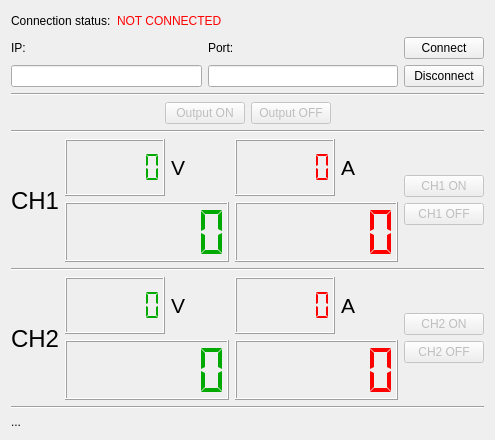
<?xml version="1.0" encoding="UTF-8"?>
<ui version="4.0">
 <class>LVpsuWidget</class>
 <widget class="QWidget" name="LVpsuWidget">
  <property name="geometry">
   <rect>
    <x>0</x>
    <y>0</y>
    <width>495</width>
    <height>440</height>
   </rect>
  </property>
  <property name="windowTitle">
   <string>Form</string>
  </property>
  <layout class="QVBoxLayout" name="verticalLayout_8">
   <item>
    <layout class="QHBoxLayout" name="horizontalLayout_2">
     <item>
      <widget class="QLabel" name="connectionStatusLabel">
       <property name="text">
        <string>Connection status:</string>
       </property>
      </widget>
     </item>
     <item>
      <widget class="QLabel" name="connectionStatus">
       <property name="palette">
        <palette>
         <active>
          <colorrole role="WindowText">
           <brush brushstyle="SolidPattern">
            <color alpha="255">
             <red>255</red>
             <green>0</green>
             <blue>0</blue>
            </color>
           </brush>
          </colorrole>
         </active>
         <inactive>
          <colorrole role="WindowText">
           <brush brushstyle="SolidPattern">
            <color alpha="255">
             <red>255</red>
             <green>0</green>
             <blue>0</blue>
            </color>
           </brush>
          </colorrole>
         </inactive>
         <disabled>
          <colorrole role="WindowText">
           <brush brushstyle="SolidPattern">
            <color alpha="255">
             <red>159</red>
             <green>158</green>
             <blue>158</blue>
            </color>
           </brush>
          </colorrole>
         </disabled>
        </palette>
       </property>
       <property name="text">
        <string>NOT CONNECTED</string>
       </property>
      </widget>
     </item>
     <item>
      <spacer name="horizontalSpacer">
       <property name="orientation">
        <enum>Qt::Horizontal</enum>
       </property>
       <property name="sizeHint" stdset="0">
        <size>
         <width>40</width>
         <height>20</height>
        </size>
       </property>
      </spacer>
     </item>
    </layout>
   </item>
   <item>
    <layout class="QHBoxLayout" name="horizontalLayout">
     <item>
      <layout class="QVBoxLayout" name="verticalLayout">
       <item>
        <widget class="QLabel" name="connectionIPLabel">
         <property name="text">
          <string>IP:</string>
         </property>
        </widget>
       </item>
       <item>
        <widget class="QLineEdit" name="connectionIP"/>
       </item>
      </layout>
     </item>
     <item>
      <layout class="QVBoxLayout" name="verticalLayout_2">
       <item>
        <widget class="QLabel" name="connectionPortLabel">
         <property name="text">
          <string>Port:</string>
         </property>
        </widget>
       </item>
       <item>
        <widget class="QLineEdit" name="connectionPort"/>
       </item>
      </layout>
     </item>
     <item>
      <layout class="QVBoxLayout" name="verticalLayout_3">
       <item>
        <widget class="QPushButton" name="connect">
         <property name="text">
          <string>Connect</string>
         </property>
        </widget>
       </item>
       <item>
        <widget class="QPushButton" name="disconnect">
         <property name="enabled">
          <bool>true</bool>
         </property>
         <property name="text">
          <string>Disconnect</string>
         </property>
         <property name="checkable">
          <bool>false</bool>
         </property>
        </widget>
       </item>
      </layout>
     </item>
    </layout>
   </item>
   <item>
    <widget class="Line" name="line">
     <property name="orientation">
      <enum>Qt::Horizontal</enum>
     </property>
    </widget>
   </item>
   <item>
    <layout class="QHBoxLayout" name="horizontalLayout_9">
     <property name="bottomMargin">
      <number>0</number>
     </property>
     <item>
      <spacer name="horizontalSpacer_6">
       <property name="orientation">
        <enum>Qt::Horizontal</enum>
       </property>
       <property name="sizeHint" stdset="0">
        <size>
         <width>40</width>
         <height>20</height>
        </size>
       </property>
      </spacer>
     </item>
     <item>
      <widget class="QPushButton" name="outputON">
       <property name="enabled">
        <bool>false</bool>
       </property>
       <property name="text">
        <string>Output ON</string>
       </property>
      </widget>
     </item>
     <item>
      <widget class="QPushButton" name="outputOFF">
       <property name="enabled">
        <bool>false</bool>
       </property>
       <property name="text">
        <string>Output OFF</string>
       </property>
      </widget>
     </item>
     <item>
      <spacer name="horizontalSpacer_7">
       <property name="orientation">
        <enum>Qt::Horizontal</enum>
       </property>
       <property name="sizeHint" stdset="0">
        <size>
         <width>40</width>
         <height>20</height>
        </size>
       </property>
      </spacer>
     </item>
    </layout>
   </item>
   <item>
    <widget class="Line" name="line_2">
     <property name="orientation">
      <enum>Qt::Horizontal</enum>
     </property>
    </widget>
   </item>
   <item>
    <layout class="QHBoxLayout" name="horizontalLayout_5">
     <item>
      <widget class="QLabel" name="label_5">
       <property name="font">
        <font>
         <pointsize>18</pointsize>
         <italic>false</italic>
        </font>
       </property>
       <property name="text">
        <string>CH1</string>
       </property>
      </widget>
     </item>
     <item>
      <layout class="QVBoxLayout" name="verticalLayout_4">
       <item>
        <layout class="QHBoxLayout" name="horizontalLayout_3">
         <item>
          <widget class="QLCDNumber" name="CH1volatgeSet">
           <property name="minimumSize">
            <size>
             <width>100</width>
             <height>40</height>
            </size>
           </property>
           <property name="palette">
            <palette>
             <active>
              <colorrole role="WindowText">
               <brush brushstyle="SolidPattern">
                <color alpha="255">
                 <red>0</red>
                 <green>170</green>
                 <blue>0</blue>
                </color>
               </brush>
              </colorrole>
             </active>
             <inactive>
              <colorrole role="WindowText">
               <brush brushstyle="SolidPattern">
                <color alpha="255">
                 <red>0</red>
                 <green>170</green>
                 <blue>0</blue>
                </color>
               </brush>
              </colorrole>
             </inactive>
             <disabled>
              <colorrole role="WindowText">
               <brush brushstyle="SolidPattern">
                <color alpha="255">
                 <red>159</red>
                 <green>158</green>
                 <blue>158</blue>
                </color>
               </brush>
              </colorrole>
             </disabled>
            </palette>
           </property>
           <property name="digitCount">
            <number>6</number>
           </property>
           <property name="segmentStyle">
            <enum>QLCDNumber::Flat</enum>
           </property>
          </widget>
         </item>
         <item>
          <widget class="QLabel" name="label">
           <property name="font">
            <font>
             <pointsize>16</pointsize>
             <weight>50</weight>
             <italic>false</italic>
             <bold>false</bold>
            </font>
           </property>
           <property name="text">
            <string>V</string>
           </property>
          </widget>
         </item>
         <item>
          <spacer name="horizontalSpacer_2">
           <property name="orientation">
            <enum>Qt::Horizontal</enum>
           </property>
           <property name="sizeHint" stdset="0">
            <size>
             <width>40</width>
             <height>20</height>
            </size>
           </property>
          </spacer>
         </item>
        </layout>
       </item>
       <item>
        <widget class="QLCDNumber" name="CH1voltage">
         <property name="minimumSize">
          <size>
           <width>160</width>
           <height>60</height>
          </size>
         </property>
         <property name="palette">
          <palette>
           <active>
            <colorrole role="WindowText">
             <brush brushstyle="SolidPattern">
              <color alpha="255">
               <red>0</red>
               <green>170</green>
               <blue>0</blue>
              </color>
             </brush>
            </colorrole>
           </active>
           <inactive>
            <colorrole role="WindowText">
             <brush brushstyle="SolidPattern">
              <color alpha="255">
               <red>0</red>
               <green>170</green>
               <blue>0</blue>
              </color>
             </brush>
            </colorrole>
           </inactive>
           <disabled>
            <colorrole role="WindowText">
             <brush brushstyle="SolidPattern">
              <color alpha="255">
               <red>159</red>
               <green>158</green>
               <blue>158</blue>
              </color>
             </brush>
            </colorrole>
           </disabled>
          </palette>
         </property>
         <property name="digitCount">
          <number>6</number>
         </property>
         <property name="segmentStyle">
          <enum>QLCDNumber::Flat</enum>
         </property>
        </widget>
       </item>
      </layout>
     </item>
     <item>
      <layout class="QVBoxLayout" name="verticalLayout_5">
       <item>
        <layout class="QHBoxLayout" name="horizontalLayout_4">
         <item>
          <widget class="QLCDNumber" name="CH1currentSet">
           <property name="minimumSize">
            <size>
             <width>100</width>
             <height>40</height>
            </size>
           </property>
           <property name="palette">
            <palette>
             <active>
              <colorrole role="WindowText">
               <brush brushstyle="SolidPattern">
                <color alpha="255">
                 <red>255</red>
                 <green>0</green>
                 <blue>0</blue>
                </color>
               </brush>
              </colorrole>
             </active>
             <inactive>
              <colorrole role="WindowText">
               <brush brushstyle="SolidPattern">
                <color alpha="255">
                 <red>255</red>
                 <green>0</green>
                 <blue>0</blue>
                </color>
               </brush>
              </colorrole>
             </inactive>
             <disabled>
              <colorrole role="WindowText">
               <brush brushstyle="SolidPattern">
                <color alpha="255">
                 <red>159</red>
                 <green>158</green>
                 <blue>158</blue>
                </color>
               </brush>
              </colorrole>
             </disabled>
            </palette>
           </property>
           <property name="digitCount">
            <number>6</number>
           </property>
           <property name="segmentStyle">
            <enum>QLCDNumber::Flat</enum>
           </property>
          </widget>
         </item>
         <item>
          <widget class="QLabel" name="label_2">
           <property name="font">
            <font>
             <pointsize>16</pointsize>
            </font>
           </property>
           <property name="text">
            <string>A</string>
           </property>
          </widget>
         </item>
         <item>
          <spacer name="horizontalSpacer_3">
           <property name="orientation">
            <enum>Qt::Horizontal</enum>
           </property>
           <property name="sizeHint" stdset="0">
            <size>
             <width>40</width>
             <height>20</height>
            </size>
           </property>
          </spacer>
         </item>
        </layout>
       </item>
       <item>
        <widget class="QLCDNumber" name="CH1current">
         <property name="minimumSize">
          <size>
           <width>160</width>
           <height>60</height>
          </size>
         </property>
         <property name="palette">
          <palette>
           <active>
            <colorrole role="WindowText">
             <brush brushstyle="SolidPattern">
              <color alpha="255">
               <red>255</red>
               <green>0</green>
               <blue>0</blue>
              </color>
             </brush>
            </colorrole>
           </active>
           <inactive>
            <colorrole role="WindowText">
             <brush brushstyle="SolidPattern">
              <color alpha="255">
               <red>255</red>
               <green>0</green>
               <blue>0</blue>
              </color>
             </brush>
            </colorrole>
           </inactive>
           <disabled>
            <colorrole role="WindowText">
             <brush brushstyle="SolidPattern">
              <color alpha="255">
               <red>159</red>
               <green>158</green>
               <blue>158</blue>
              </color>
             </brush>
            </colorrole>
           </disabled>
          </palette>
         </property>
         <property name="digitCount">
          <number>6</number>
         </property>
         <property name="segmentStyle">
          <enum>QLCDNumber::Flat</enum>
         </property>
        </widget>
       </item>
      </layout>
     </item>
     <item>
      <layout class="QVBoxLayout" name="verticalLayout_9">
       <property name="rightMargin">
        <number>0</number>
       </property>
       <item>
        <spacer name="verticalSpacer_2">
         <property name="orientation">
          <enum>Qt::Vertical</enum>
         </property>
         <property name="sizeHint" stdset="0">
          <size>
           <width>20</width>
           <height>40</height>
          </size>
         </property>
        </spacer>
       </item>
       <item>
        <widget class="QPushButton" name="CH1on">
         <property name="enabled">
          <bool>false</bool>
         </property>
         <property name="text">
          <string>CH1 ON</string>
         </property>
        </widget>
       </item>
       <item>
        <widget class="QPushButton" name="CH1off">
         <property name="enabled">
          <bool>false</bool>
         </property>
         <property name="text">
          <string>CH1 OFF</string>
         </property>
        </widget>
       </item>
       <item>
        <spacer name="verticalSpacer">
         <property name="orientation">
          <enum>Qt::Vertical</enum>
         </property>
         <property name="sizeHint" stdset="0">
          <size>
           <width>20</width>
           <height>40</height>
          </size>
         </property>
        </spacer>
       </item>
      </layout>
     </item>
    </layout>
   </item>
   <item>
    <widget class="Line" name="line_3">
     <property name="orientation">
      <enum>Qt::Horizontal</enum>
     </property>
    </widget>
   </item>
   <item>
    <layout class="QHBoxLayout" name="horizontalLayout_6">
     <item>
      <widget class="QLabel" name="label_6">
       <property name="font">
        <font>
         <pointsize>18</pointsize>
        </font>
       </property>
       <property name="text">
        <string>CH2</string>
       </property>
      </widget>
     </item>
     <item>
      <layout class="QVBoxLayout" name="verticalLayout_6">
       <item>
        <layout class="QHBoxLayout" name="horizontalLayout_7">
         <item>
          <widget class="QLCDNumber" name="CH2voltageSet">
           <property name="minimumSize">
            <size>
             <width>100</width>
             <height>40</height>
            </size>
           </property>
           <property name="palette">
            <palette>
             <active>
              <colorrole role="WindowText">
               <brush brushstyle="SolidPattern">
                <color alpha="255">
                 <red>0</red>
                 <green>170</green>
                 <blue>0</blue>
                </color>
               </brush>
              </colorrole>
             </active>
             <inactive>
              <colorrole role="WindowText">
               <brush brushstyle="SolidPattern">
                <color alpha="255">
                 <red>0</red>
                 <green>170</green>
                 <blue>0</blue>
                </color>
               </brush>
              </colorrole>
             </inactive>
             <disabled>
              <colorrole role="WindowText">
               <brush brushstyle="SolidPattern">
                <color alpha="255">
                 <red>159</red>
                 <green>158</green>
                 <blue>158</blue>
                </color>
               </brush>
              </colorrole>
             </disabled>
            </palette>
           </property>
           <property name="digitCount">
            <number>6</number>
           </property>
           <property name="segmentStyle">
            <enum>QLCDNumber::Flat</enum>
           </property>
          </widget>
         </item>
         <item>
          <widget class="QLabel" name="label_3">
           <property name="font">
            <font>
             <pointsize>16</pointsize>
            </font>
           </property>
           <property name="text">
            <string>V</string>
           </property>
          </widget>
         </item>
         <item>
          <spacer name="horizontalSpacer_4">
           <property name="orientation">
            <enum>Qt::Horizontal</enum>
           </property>
           <property name="sizeHint" stdset="0">
            <size>
             <width>40</width>
             <height>20</height>
            </size>
           </property>
          </spacer>
         </item>
        </layout>
       </item>
       <item>
        <widget class="QLCDNumber" name="CH2voltage">
         <property name="minimumSize">
          <size>
           <width>160</width>
           <height>60</height>
          </size>
         </property>
         <property name="palette">
          <palette>
           <active>
            <colorrole role="WindowText">
             <brush brushstyle="SolidPattern">
              <color alpha="255">
               <red>0</red>
               <green>170</green>
               <blue>0</blue>
              </color>
             </brush>
            </colorrole>
           </active>
           <inactive>
            <colorrole role="WindowText">
             <brush brushstyle="SolidPattern">
              <color alpha="255">
               <red>0</red>
               <green>170</green>
               <blue>0</blue>
              </color>
             </brush>
            </colorrole>
           </inactive>
           <disabled>
            <colorrole role="WindowText">
             <brush brushstyle="SolidPattern">
              <color alpha="255">
               <red>159</red>
               <green>158</green>
               <blue>158</blue>
              </color>
             </brush>
            </colorrole>
           </disabled>
          </palette>
         </property>
         <property name="digitCount">
          <number>6</number>
         </property>
         <property name="segmentStyle">
          <enum>QLCDNumber::Flat</enum>
         </property>
        </widget>
       </item>
      </layout>
     </item>
     <item>
      <layout class="QVBoxLayout" name="verticalLayout_7">
       <item>
        <layout class="QHBoxLayout" name="horizontalLayout_8">
         <item>
          <widget class="QLCDNumber" name="CH2currentSet">
           <property name="minimumSize">
            <size>
             <width>100</width>
             <height>40</height>
            </size>
           </property>
           <property name="palette">
            <palette>
             <active>
              <colorrole role="WindowText">
               <brush brushstyle="SolidPattern">
                <color alpha="255">
                 <red>255</red>
                 <green>0</green>
                 <blue>0</blue>
                </color>
               </brush>
              </colorrole>
             </active>
             <inactive>
              <colorrole role="WindowText">
               <brush brushstyle="SolidPattern">
                <color alpha="255">
                 <red>255</red>
                 <green>0</green>
                 <blue>0</blue>
                </color>
               </brush>
              </colorrole>
             </inactive>
             <disabled>
              <colorrole role="WindowText">
               <brush brushstyle="SolidPattern">
                <color alpha="255">
                 <red>159</red>
                 <green>158</green>
                 <blue>158</blue>
                </color>
               </brush>
              </colorrole>
             </disabled>
            </palette>
           </property>
           <property name="digitCount">
            <number>6</number>
           </property>
           <property name="segmentStyle">
            <enum>QLCDNumber::Flat</enum>
           </property>
          </widget>
         </item>
         <item>
          <widget class="QLabel" name="label_4">
           <property name="font">
            <font>
             <pointsize>16</pointsize>
            </font>
           </property>
           <property name="text">
            <string>A</string>
           </property>
          </widget>
         </item>
         <item>
          <spacer name="horizontalSpacer_5">
           <property name="orientation">
            <enum>Qt::Horizontal</enum>
           </property>
           <property name="sizeHint" stdset="0">
            <size>
             <width>40</width>
             <height>20</height>
            </size>
           </property>
          </spacer>
         </item>
        </layout>
       </item>
       <item>
        <widget class="QLCDNumber" name="CH2current">
         <property name="minimumSize">
          <size>
           <width>160</width>
           <height>60</height>
          </size>
         </property>
         <property name="palette">
          <palette>
           <active>
            <colorrole role="WindowText">
             <brush brushstyle="SolidPattern">
              <color alpha="255">
               <red>255</red>
               <green>0</green>
               <blue>0</blue>
              </color>
             </brush>
            </colorrole>
           </active>
           <inactive>
            <colorrole role="WindowText">
             <brush brushstyle="SolidPattern">
              <color alpha="255">
               <red>255</red>
               <green>0</green>
               <blue>0</blue>
              </color>
             </brush>
            </colorrole>
           </inactive>
           <disabled>
            <colorrole role="WindowText">
             <brush brushstyle="SolidPattern">
              <color alpha="255">
               <red>159</red>
               <green>158</green>
               <blue>158</blue>
              </color>
             </brush>
            </colorrole>
           </disabled>
          </palette>
         </property>
         <property name="digitCount">
          <number>6</number>
         </property>
         <property name="segmentStyle">
          <enum>QLCDNumber::Flat</enum>
         </property>
        </widget>
       </item>
      </layout>
     </item>
     <item>
      <layout class="QVBoxLayout" name="verticalLayout_11">
       <property name="rightMargin">
        <number>0</number>
       </property>
       <item>
        <spacer name="verticalSpacer_3">
         <property name="orientation">
          <enum>Qt::Vertical</enum>
         </property>
         <property name="sizeHint" stdset="0">
          <size>
           <width>20</width>
           <height>40</height>
          </size>
         </property>
        </spacer>
       </item>
       <item>
        <widget class="QPushButton" name="CH2on">
         <property name="enabled">
          <bool>false</bool>
         </property>
         <property name="text">
          <string>CH2 ON</string>
         </property>
        </widget>
       </item>
       <item>
        <widget class="QPushButton" name="CH2off">
         <property name="enabled">
          <bool>false</bool>
         </property>
         <property name="text">
          <string>CH2 OFF</string>
         </property>
        </widget>
       </item>
       <item>
        <spacer name="verticalSpacer_4">
         <property name="orientation">
          <enum>Qt::Vertical</enum>
         </property>
         <property name="sizeHint" stdset="0">
          <size>
           <width>20</width>
           <height>40</height>
          </size>
         </property>
        </spacer>
       </item>
      </layout>
     </item>
    </layout>
   </item>
   <item>
    <widget class="Line" name="line_4">
     <property name="orientation">
      <enum>Qt::Horizontal</enum>
     </property>
    </widget>
   </item>
   <item>
    <widget class="QLabel" name="statusLabel">
     <property name="text">
      <string>...</string>
     </property>
    </widget>
   </item>
  </layout>
  <zorder>line</zorder>
  <zorder>line_2</zorder>
  <zorder>line_3</zorder>
  <zorder>statusLabel</zorder>
  <zorder>line_4</zorder>
 </widget>
 <resources/>
 <connections/>
</ui>
